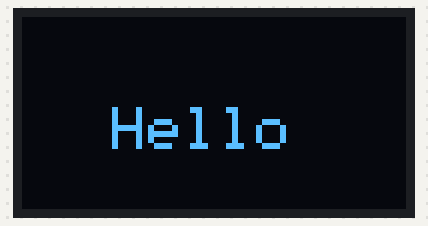
This sketch was run on a simulated Arduino Uno, built with avr-gcc and run on an emulated ATmega328P. Parts: 128×64 one-colour display.

Above: at 0.1 s.

The sketch:

OLED.ino
```cpp
 /*************************************
File name:OLED
Description:OLED Display images.
E-mail:blonwiner@outlook.com
Author:blonwiner
Date:2024/10/06
*************************************/
#include <Wire.h>
#include <Adafruit_GFX.h>
#include <Adafruit_SSD1306.h>
#define OLED_RESET     4
Adafruit_SSD1306 display(128, 64, &Wire, OLED_RESET);


void setup() {
  display.begin(SSD1306_SWITCHCAPVCC, 0x3C);
  display.setTextColor(WHITE);//Sets the font display color
  display.clearDisplay();//cls
}

void loop() {
  //Set the font size
  display.setTextSize(2);
  //Set the display location
  display.setCursor(30,30);
  //String displayed
  display.print("Hello");
  //Began to show
  display.display();
}
```
